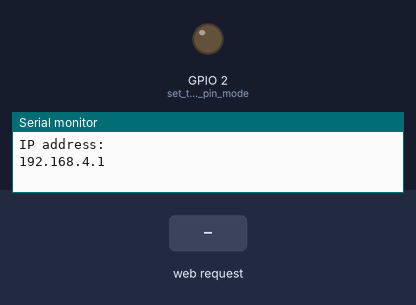
The program below on a simulated ESP32. Parts: output pins drawn as LEDs (lit = HIGH), the last lines printed to the serial monitor. The test bench sets the inputs (shaded band).

Above: at 1.2 s.
1.3 s: HTTP request GET /led/on received
At 2.2 s:
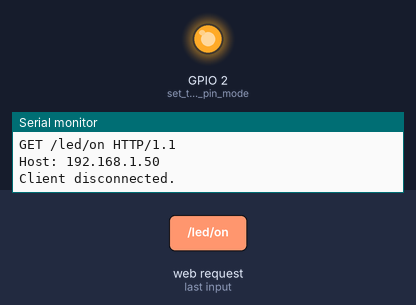
2.8 s: HTTP request GET /led/off received
At 3.4 s:
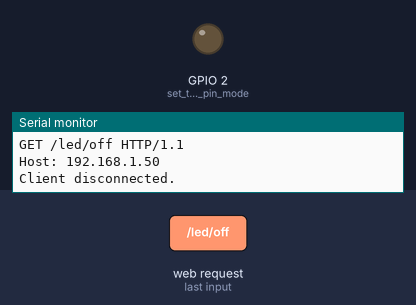
Timing chart, 0 to 5.8 s (numbered marks = the images above; inputs shaded):
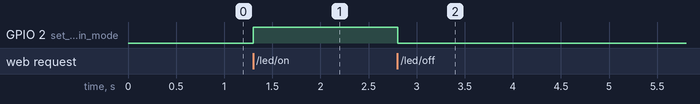

The program:

main.cpp
```cpp
// Load Wi-Fi library
#include <WiFi.h>

// Network credentials for custom access point
const char* ssid     = "ESP-net";
// const char* password = "12345678";

// Set web server port number to 80
WiFiServer server(80);

// Variable to store the HTTP request
String header;

//variables to store the current LED states
String statePin = "off";

// Current time
unsigned long currentTime = millis();
// Previous time
unsigned long previousTime = 0;
// Define timeout time in milliseconds
const long timeoutTime = 2000;

void setup() {
  Serial.begin(115200);

  pinMode(LED_BUILTIN, OUTPUT);      // set the LED pin mode
  digitalWrite(LED_BUILTIN, 0);      // turn LED off by default

  WiFi.softAP(ssid);

  // Print IP address and start web server
  Serial.println("");
  Serial.println("IP address: ");
  Serial.println(WiFi.softAPIP());
  server.begin();
}

void loop() {
  WiFiClient client = server.available();   // Listen for incoming clients

  if (client) {                             // If a new client connects,
    Serial.println("New Client.");          // print a message out in the serial port
    String currentLine = "";                // make a String to hold incoming data from the client

    while (client.connected()) {
      if (client.available()) {             // if there's bytes to read from the client,
        char c = client.read();             // read a byte, then
        Serial.write(c);                    // print it out the serial monitor
        header += c;
        if (c == '\n') {                    // if the byte is a newline character
          // if the current line is blank, you got two newline characters in a row.
          // that's the end of the client HTTP request, so send a response:
          if (currentLine.length() == 0) {
            // HTTP headers always start with a response code (e.g. HTTP/1.1 200 OK)
            // and a content-type so the client knows what's coming, then a blank line:
            client.println("HTTP/1.1 200 OK");
            client.println("Content-type:text/html");
            client.println("Connection: close");
            client.println();

            // turns the GPIOs on and off
            if (header.indexOf("GET /led/on") >= 0) {
              statePin = "on";
              digitalWrite(LED_BUILTIN, HIGH);               // turns the LED on
            } else if (header.indexOf("GET /led/off") >= 0) {
              statePin = "off";
              digitalWrite(LED_BUILTIN, LOW);                //turns the LED off
            }

            // Display the HTML web page
            client.println("<!DOCTYPE html><html>");
            client.println("<head><meta name=\"viewport\" content=\"width=device-width, initial-scale=1\">");
            client.println("<link rel=\"icon\" href=\"data:,\">");
            // CSS to style the on/off buttons
            client.println("<style>html { font-family: monospace; display: inline-block; margin: 0px auto; text-align: center;}");
            client.println(".button { background-color: yellowgreen; border: none; color: white; padding: 16px 40px;");
            client.println("text-decoration: none; font-size: 32px; margin: 2px; cursor: pointer;}");
            client.println(".button2 {background-color: gray;}</style></head>");

            client.println("<body><h1>ESP32 Web Server</h1>");
            client.println("<p>Control LED State</p>");

            if (statePin == "off") {
              client.println("<p><a href=\"/led/on\"><button class=\"button\">ON</button></a></p>");
            } else {
              client.println("<p><a href=\"/led/off\"><button class=\"button button2\">OFF</button></a></p>");
            }
            client.println("</body></html>");

            // The HTTP response ends with another blank line
            client.println();
            // Break out of the while loop
            break;
          } else { // if you got a newline, then clear currentLine
            currentLine = "";
          }
        } else if (c != '\r') {  // if you got anything else but a carriage return character,
          currentLine += c;      // add it to the end of the currentLine
        }
      }
    }
    // Clear the header variable
    header = "";
    // Close the connection
    client.stop();
    Serial.println("Client disconnected.");
    Serial.println("");
  }
}
```

Measured:
- after the input at 1.3 s, GPIO 2 (set_the_LED_pin_mode): LOW → HIGH at once
- after the input at 2.8 s, GPIO 2 (set_the_LED_pin_mode): HIGH → LOW at once
